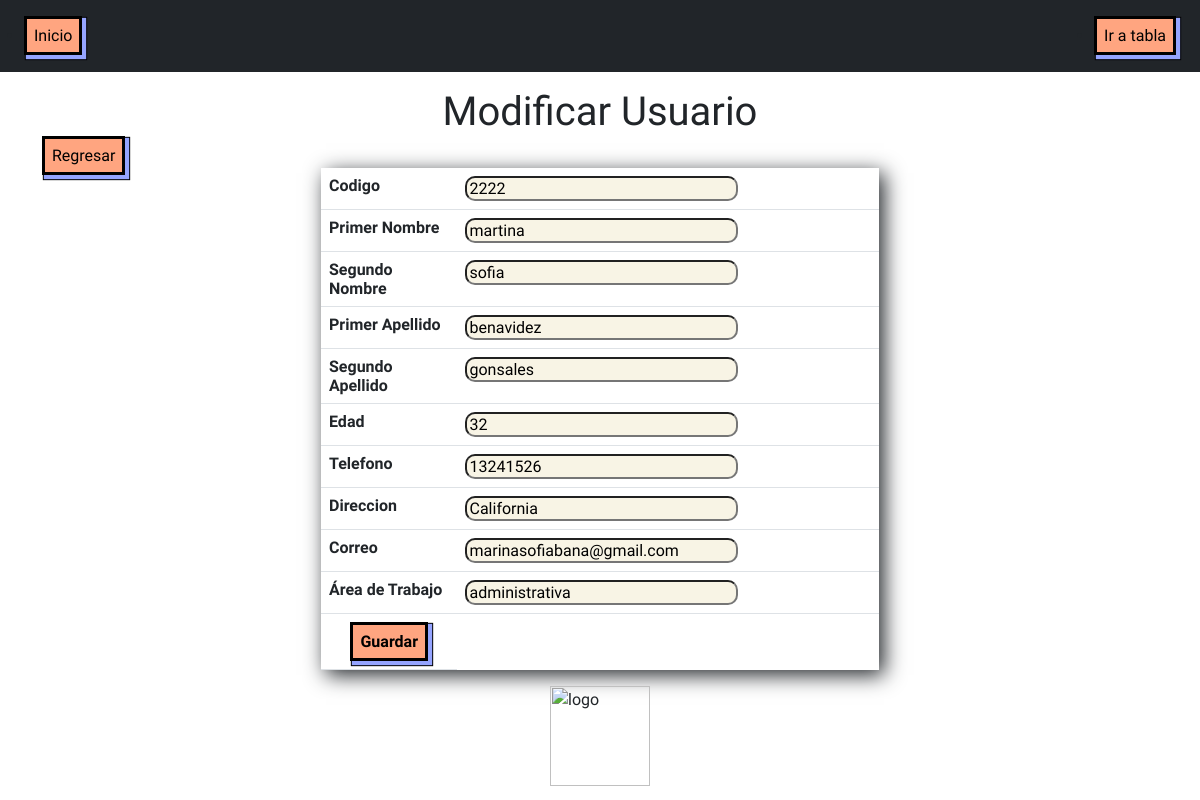
The app's page /modificar.php?id=2222 with its own data.
### tables this page shows
CREATE TABLE `alape` (
  `Codigo` int(4) NOT NULL,
  `p_nombre` varchar(20) NOT NULL,
  `s_nombre` varchar(30) NOT NULL,
  `p_apellido` varchar(20) NOT NULL,
  `s_apellido` varchar(30) NOT NULL,
  `edad` int(2) NOT NULL,
  `telefono` int(13) NOT NULL,
  `direccion` varchar(20) NOT NULL,
  `correo` varchar(50) NOT NULL,
  `area_de_trabajo` varchar(50) NOT NULL
);

### modificar.php (the view, shortened to what this page needs)
<?php
	require('conexion.php');
	$id=$_GET['id'];
	$query="SELECT Codigo, p_nombre, s_nombre, p_apellido, s_apellido,
	edad, telefono, direccion, correo, area_de_trabajo FROM alape WHERE Codigo = $id";
	$resultado=$mysqli->query($query);
	$row=$resultado->fetch_assoc();
?>
<html>
	<head>
		<link rel="stylesheet" href="styles2.css">
		<link href="https://cdn.jsdelivr.net/npm/bootstrap@5.0.2/dist/css/bootstrap.min.css" rel="stylesheet"
>
	</head>
	<body class="body-css">
			<nav>
				<ul class="navbar navbar-dark bg-dark p-4">
					<li><a class="a-css" href="index.php">Inicio</a></li>
					<li><a class="a-css" href="tabla.php">Ir a tabla</a></li>
				</ul>
			</nav>
		<div class="container">
			<center><h1>Modificar Usuario</h1></center>
			<a class="a-css" href="index.php">Regresar</a>
			<form class="form w-50 mx-auto" name="form" method="post" action="mod_usuario.php">
				<table class="tabla2-css table">
					<tr>
						<td><b>Codigo</b></td>
						<td><input class="input-text-css" type="text" name="Codigo" size="25"  value="<?php echo $row['Codigo']; ?>" /></td>
					</tr>
					<tr>
						<td><b>Primer Nombre</b></td>
						<td><input class="input-text-css"  type="text" name="p_nombre" size="25" value="<?php echo $row['p_nombre'];?>" /></td>
					</tr>
					<tr>
						<td width="20"><b>Segundo Nombre</b></td>
						<td width="30"><input class="input-text-css" type="text" name="s_nombre" size="25" value="<?php echo $row['s_nombre']; ?>" /></td>
					</tr>
					<tr>
						<td width="20"><b>Primer Apellido</b></td>
						<td width="30"><input class="input-text-css" type="text" name="p_apellido" size="25" value="<?php echo $row['p_apellido']; ?>" /></td>
					</tr>
					<tr>
						<td width="20"><b>Segundo Apellido</b></td>
						<td width="30"><input class="input-text-css" type="text" name="s_apellido" size="25" value="<?php echo $row['s_apellido']; ?>" /></td>
					</tr>
					<tr>
						<td width="20"><b>Edad</b></td>
						<td width="30"><input class="input-text-css" type="text" name="edad" size="25" value="<?php echo $row['edad']; ?>" /></td>
					</tr>
					<tr>
						<td width="20"><b>Telefono</b></td>
						<td width="30"><input class="input-text-css" type="text" name="telefono" size="25" value="<?php echo $row['telefono']; ?>" /></td>
					</tr>
					<tr>
						<td width="20"><b>Direccion</b></td>
						<td width="30"><input class="input-text-css" type="text" name="direccion" size="25" value="<?php echo $row['direccion']; ?>" /></td>
					</tr>
					<tr>
						<td width="20"><b>Correo</b></td>
						<td width="30"><input class="input-text-css" type="email" name="correo" size="25" value="<?php echo $row['correo']; ?>" /></td>
					</tr>
					<tr>
						<td><b>Área de Trabajo</b></td>
						<td><input class="input-text-css" type="text" name="area_de_trabajo" size="25" value="<?php echo $row['area_de_trabajo']; ?>" /></td>
					</tr>
					<tr>
						<td><center><input class="input-css" type="submit" name="Guardar" value="Guardar" /></center></td>
					</tr>
				</table>
			</form>
		</div>
		<footer>
		<img width="100px" class="img-fluid mx-auto d-block " src="https://www.cosfacali.edu.co/images/Pequeo_Logo_Cosfa_2013-2014.png" alt="logo">
		</footer>
	</body>
</html>

### styles2.css (style rules this page uses)
.body-css { background-image: url(https://s3-us-west-2.amazonaws.com/s.cdpn.io/38816/image-from-rawpixel-id-2210775-jpeg.jpg); background-repeat: none; background-size: cover; font-family: "Rajdhani", sans-serif; font-weight: 400; font-style: normal; }
.tabla2-css { height: 200px; background-color: white; box-shadow: 5px 5px 20px ; }
.input-text-css { background-color: #f8f4e5; border-radius: 10px; }
.input-css { padding: 7px; color:black; border: solid black; background-color: #ffa580; font-weight: bold; box-shadow: 3px 3px 1px 1px #95a4ff, 3px 3px 1px 2px rgba(0,0,0,1) }
.a-css { padding: 7px; background-color: #ffa580; text-decoration: none; color:black; border: solid black; box-shadow: 3px 3px 1px 1px #95a4ff, 3px 3px 1px 2px rgba(0,0,0,1) }

### records on screen
alape: Codigo "2222", p_nombre "martina", s_nombre "sofia", p_apellido "benavidez", s_apellido "gonsales", edad "32", telefono "13241526", direccion "California", correo "marinasofiabana@gmail.com", area_de_trabajo "administrativa"
